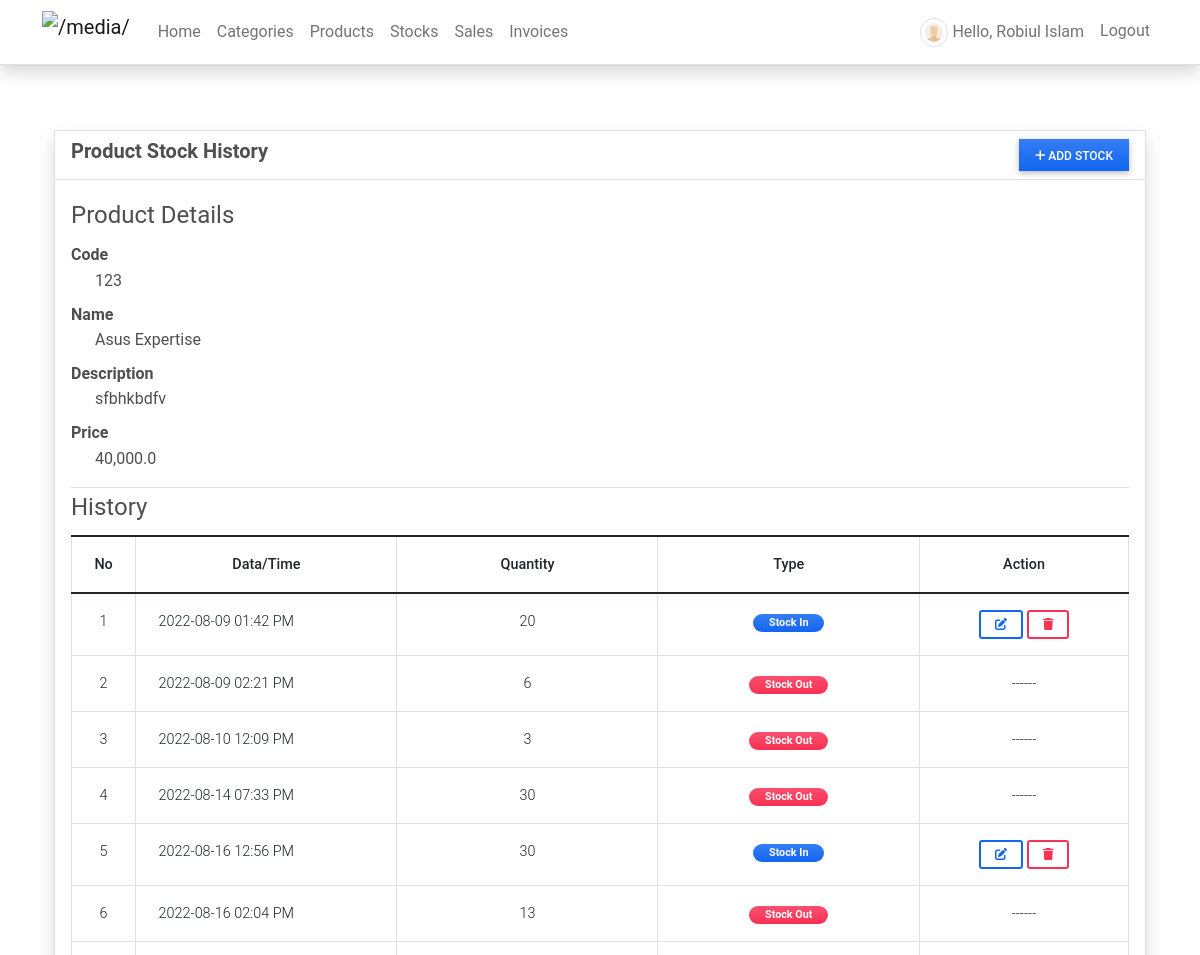
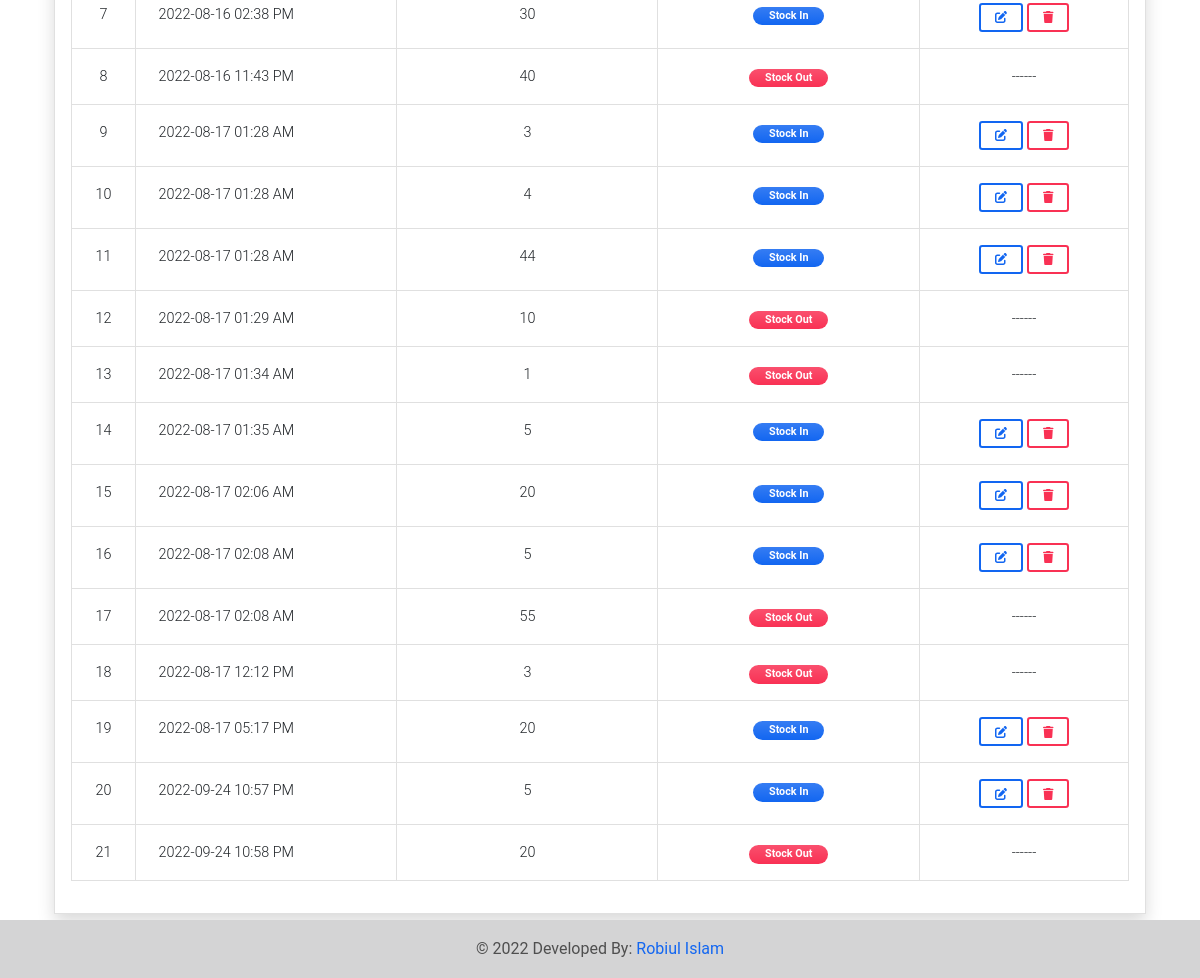
Screenshot of /inventory/1 (signed in) with the database file from the repository (2 pictures, top to bottom).
### imsApp/models.py (models this page shows, shortened)
class Product(models.Model):
    code=models.CharField(max_length=100,blank=True, null=True)
    category_id = models.ForeignKey(Category, on_delete=models.CASCADE)
    name=models.CharField(max_length=250,blank=True, null=True)
    description = models.TextField()
    price = models.FloatField(default=0)
    status = models.CharField(max_length=2, choices=(('1','Active'),('2','Inactive')), default=1)
    date_created = models.DateTimeField(default=timezone.now)
    date_updated = models.DateTimeField(auto_now=True)
    image=models.ImageField(upload_to="uploads", default="default=avater.png")
    def __str__(self):
        return self.code + ' - ' + self.name

class Stock(models.Model):
    product = models.ForeignKey(Product, on_delete=models.CASCADE)
    quantity = models.FloatField(default=0)
    type = models.CharField(max_length=2,choices=(('1','Stock-in'),('2','Stock-Out')), default = 1)
    date_created = models.DateTimeField(default=timezone.now)
    date_updated = models.DateTimeField(auto_now=True)

### imsApp/views.py (the view)
# urls.py: path('inventory/<int:pk>',views.inv_history,name='inventory-history-page'),
@login_required
def inv_history(request, pk= None):
    context['page_title'] = 'Inventory History'
    if pk is None:
        messages.error(request, "Product ID is not recognized")
        return redirect('inventory-page')
    else:
        product = Product.objects.get(id = pk)
        stocks = Stock.objects.filter(product = product).all()
        context['product'] = product
        context['stocks'] = stocks
        return render(request, 'inventory-history.html', context )

### imsApp/templates/inventory-history.html (shortened to what this page needs)
{% extends 'base.html' %} {% load humanize %} {% block pageContent %}
<div class="container pt-3">
    <div class="card card-default border shadow rounded-0">
        <div class="card-header">
            <div class="w-100 d-flex justify-content-between">
                <h5 class="fw-bolder card-title">Product Stock History</h5>
                <button class="btn btn-primary btn-sm rounded-0 bg-gradient px-3" type="button" id="add_stock"><i class="fa fa-plus"></i> Add Stock</button>
            </div>
        </div>
        <div class="card-body">
            <div class="conteiner-fluid">
                <fieldset class="border-bottom">
                    <legend>Product Details</legend>
                    <dl>
                        <dt class="tex-muted">Code</dt>
                        <dd class="ps-4">{{ product.code }}</dd>
                        <dt class="tex-muted">Name</dt>
                        <dd class="ps-4">{{ product.name }}</dd>
                        <dt class="tex-muted">Description</dt>
                        <dd class="ps-4">{{ product.description }}</dd>
                        <dt class="tex-muted">Price</dt>
                        <dd class="ps-4">{{ product.price|intcomma }}</dd>
                    </dl>
                </fieldset>
                <fieldset>
                    <legend>History</legend>
                    <table class="table table-bordered" id="stock-tbl">
                        <colgroup>
                            <col width="5%">
                            <col width="25%">
                            <col width="25%">
                            <col width="25%">
                            <col width="20%">
                        </colgroup>
                        <thead>
                            <th class="text-center">No</th>
                            <th class="text-center">Data/Time</th>
                            <th class="text-center">Quantity</th>
                            <th class="text-center">Type</th>
                            <th class="text-center">Action</th>
                        </thead>
                        <tbody>
                            {% for stock in stocks %}
                            <tr>
                                <td class="text-center">{{ forloop.counter }}</td>
                                <td class="">{{ stock.date_created|date:"Y-m-d h:i A" }}</td>
                                <td class="text-center">{{ stock.quantity|floatformat:0|intcomma }}</td>
                                <td class="text-center">
                                    {% if stock.type == '1' %}
                                    <span class="badge px-3 rounded-pill bg-primary bg-gradient">Stock In</span> {% else %}
                                    <span class="badge px-3 rounded-pill bg-danger bg-gradient">Stock Out</span> {% endif %}
                                </td>
                                <td class="text-center">
                                    {% if stock.type == '1' %}
                                    <a class="btn btn-outline-primary btn-sm edit-data" href="javascript:void(0)" data-id="{{ stock.pk }}" title="Edit">
                                        <i class="fa fa-edit"></i>
                                    </a>
                                    <button class="btn btn-outline-danger btn-sm delete-data" type="button" data-id="{{ stock.pk }}" title="Delete">
                                        <i class="fa fa-trash"></i>
                                    </button>
                                    {% else %}
                                    ------
                                    {% endif %}
                                </td>
                            </tr>
                            {% endfor %}
                        </tbody>
                    </table>
                </fieldset>
            </div>
        </div>
    </div>
</div>
{% endblock pageContent %}

### imsApp/templates/base.html (shortened to what this page needs)
{% load static %}
<!DOCTYPE html>
<html lang="en">
<head>
    <link rel="stylesheet" href="{% static 'assets/font-awesome/css/all.min.css' %}">
    <link rel="stylesheet" href="{% static 'assets/bootstrap/css/bootstrap.min.css' %}">
    <link rel="stylesheet" href="{% static 'assets/select2/dist/css/select2.min.css' %}">
    <link rel="stylesheet" href="{% static 'assets/mdb-blogtemplate/css/mdb.min.css' %}" />
    <link rel="stylesheet" href="{% static 'assets/DataTables/datatables.min.css' %}" />
    <link rel="stylesheet" href="{% static 'assets/default/css/style.css' %}">
</head>
<body class="">
    {% block TopNavigation %} {% include "TopNavigation.html" %} {% endblock TopNavigation %}
    <main class="py-5">
        <div class="container mb-3">
             {% block pageContent %} {% endblock pageContent %}
        </div>
    </main>
    <footer class="bg-light text-lg-start">
        <div class="text-center p-3" style="background-color: rgba(59, 59, 61, 0.2);">
            © {% now 'Y' %} Developed By:
            <a class="text-blue" href="https://www.facebook.com/Bejoy.Robiul.Islam" target="_blank">Robiul Islam</a>
        </div>
    </footer>
</body>
</html>

### imsApp/templates/topNavigation.html (shortened to what this page needs)
{% load static %}
<header>
    <nav class="navbar navbar-expand-lg navbar-light bg-white fixed-top shadow border-bottom">
        <div class="container">
            <a class="navbar-brand" >
                <img src="{{ MEDIA_URL }}/default/CPL.jpg" height="16" alt="{{ MEDIA_URL }}" loading="lazy" style="margin-top: -3px;" />
            </a>
            <div class="collapse navbar-collapse" id="navbarExample01">
                <ul class="navbar-nav me-auto mb-2 mb-lg-0" id="topNav">
                    {% if user.id %}
                    <li class="nav-item">
                        <a class="nav-link" aria-current="page" href="{% url 'home-page' %}">Home</a>
                    </li>
                    <li class="nav-item">
                        <a class="nav-link" aria-current="page" href="{% url 'category-page' %}">Categories</a>
                    </li>
                    <li class="nav-item">
                        <a class="nav-link" aria-current="page" href="{% url 'product-page' %}">Products</a>
                    </li>
                    <li class="nav-item">
                        <a class="nav-link" aria-current="page" href="{% url 'inventory-page' %}">Stocks</a>
                    </li>
                    <li class="nav-item">
                        <a class="nav-link" aria-current="page" href="{% url 'sales-page' %}">Sales</a>
                    </li>
                    <li class="nav-item">
                        <a class="nav-link" aria-current="page" href="{% url 'invoice-page' %}">Invoices</a>
                    </li>
                    {% endif %}
                </ul>
                <ul class="navbar-nav d-flex flex-row">
                    {% if user.id %} {% if user.profile.user_type == 1 %} {% endif %}
                    <li class="nav-item me-3 me-lg-0">
                        <a class="nav-link" href="{% url 'profile' %}">
                            <span class="me-1"><img src="{{ MEDIA_URL }}/default/default-avatar.png" alt="User Avatar" id="user-avatar" class="img-thumbnail rounded-circle"></span>Hello, {{ user.first_name }} {{user.last_name}}
                        </a>
                    </li>
                    <li class="nav-item me-3 me-lg-0">
                        <a class="nav-link" href="{% url 'logout' %}">Logout</a>
                    </li>
                    {% endif %}
                </ul>
            </div>
        </div>
    </nav>
</header>

### static/assets/default/css/style.css (style rules this page uses)
html, body { height: 100%; width: 100%; max-height: 100%; overflow: auto; display: flex; flex-direction: column; }
body>header { flex-shrink: auto; }
body>main { flex-shrink: auto; flex-grow: auto; overflow: auto; }
body>footer { flex-shrink: auto; position: absolute; bottom: 0; left: 0; width: calc(100%); }
#user-avatar { width: 1.8rem; height: 1.8rem; object-fit: scale-down; object-position: center center; }
.navbar-brand>img { height: 2em; }

### rows the page displays
Product: code "123", name "Asus Expertise", description "sfbhkbdfv", price "40,000.0"
Stock: date_created "2022-08-09 01:42 PM", quantity "20", type "Stock In"
Stock: date_created "2022-08-09 02:21 PM", quantity "6", type "Stock Out"
Stock: date_created "2022-08-10 12:09 PM", quantity "3", type "Stock Out"
Stock: date_created "2022-08-14 07:33 PM", quantity "30", type "Stock Out"
Stock: date_created "2022-08-16 12:56 PM", quantity "30", type "Stock In"
Stock: date_created "2022-08-16 02:04 PM", quantity "13", type "Stock Out"
Stock: date_created "2022-08-16 02:38 PM", quantity "30", type "Stock In"
Stock: date_created "2022-08-16 11:43 PM", quantity "40", type "Stock Out"
Stock: date_created "2022-08-17 01:28 AM", quantity "3", type "Stock In"
Stock: date_created "2022-08-17 01:28 AM", quantity "4", type "Stock In"
Stock: date_created "2022-08-17 01:28 AM", quantity "44", type "Stock In"
Stock: date_created "2022-08-17 01:29 AM", quantity "10", type "Stock Out"
Stock: date_created "2022-08-17 01:34 AM", quantity "1", type "Stock Out"
Stock: date_created "2022-08-17 01:35 AM", quantity "5", type "Stock In"
Stock: date_created "2022-08-17 02:06 AM", quantity "20", type "Stock In"
Stock: date_created "2022-08-17 02:08 AM", quantity "5", type "Stock In"
Stock: date_created "2022-08-17 02:08 AM", quantity "55", type "Stock Out"
Stock: date_created "2022-08-17 12:12 PM", quantity "3", type "Stock Out"
Stock: date_created "2022-08-17 05:17 PM", quantity "20", type "Stock In"
Stock: date_created "2022-09-24 10:57 PM", quantity "5", type "Stock In"
Stock: date_created "2022-09-24 10:58 PM", quantity "20", type "Stock Out"

### other values shown
{{ user.first_name }} "Robiul"
{{ user.last_name }} "Islam"
